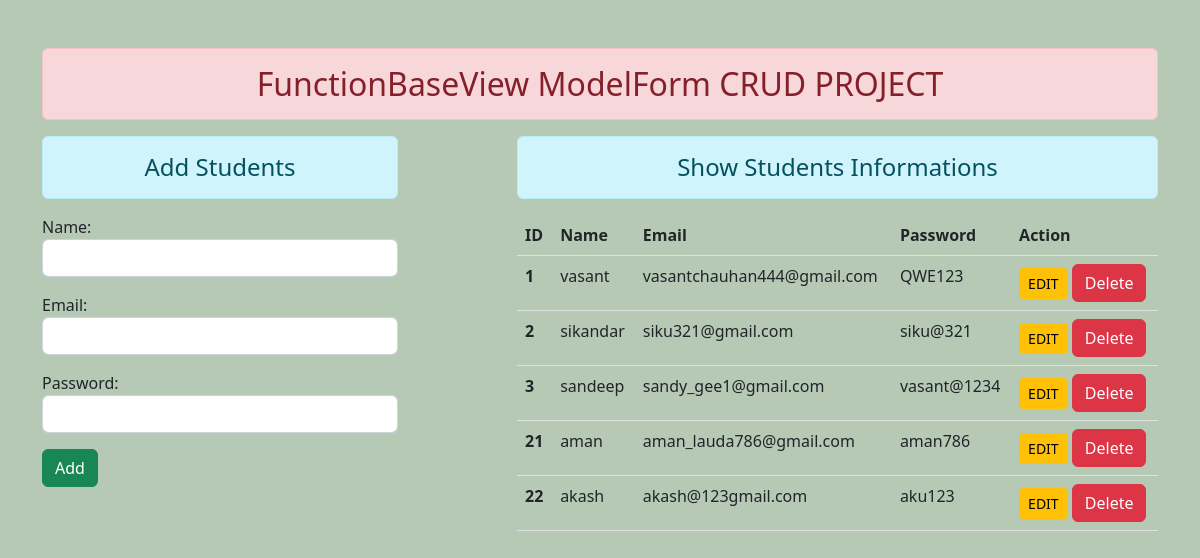
The page / on the database its author committed.
### crud/models.py (models this page shows)
class User(models.Model):
    name = models.CharField(max_length=100)
    email = models.EmailField(max_length=80)
    password = models.CharField(max_length=50)

### crud/views.py (the view)
# urls.py: path('',views.addandshow , name='addandshow'),
def addandshow(request):
    if request.method =='POST':
        fm = StudentRegisteration(request.POST)
        if fm.is_valid():
            nm = fm.cleaned_data['name']
            em = fm.cleaned_data['email']
            ps = fm.cleaned_data['password']
            reg = User(name=nm, email=em, password=ps)
            reg.save()
            fm = StudentRegisteration()
    else:
            fm = StudentRegisteration()
    std = User.objects.all()
    return render(request,'crud/addandshow.html',{'form':fm ,'stud':std})

### crud/forms.py
class StudentRegisteration(forms.ModelForm):
    class Meta:
        model = User
        fields = ('name','email','password')
        widgets = {
            'name':forms.TextInput(attrs={'class':'form-control'}),
            'email':forms.EmailInput(attrs={'class':'form-control'}),
            'password':forms.PasswordInput(render_value=True, attrs={'class':'form-control'}),
        }

### crud/templates/crud/addandshow.html (shortened to what this page needs)
{% extends 'crud/base.html' %}
{% block content %}
<div class="row">
<div class="col-sm-4">
  <h4 class="text-center alert alert-info"> Add Students </h4>
    <form action="" method="POST">
        {{form.as_p}}
        <input type="submit" class="btn btn-success" value="Add">
    </form>
</div>
<div class="col-sm-7 offset-1">
    <h4 class="text-center alert alert-info"> Show Students Informations</h4>
    {% if stud %}
        <table class="table table-hover">
            <thead>
            <tr>
                <th scope="col">ID</th>
                <th scope="col">Name</th>
                <th scope="col">Email</th>
                <th scope="col">Password</th>
                <th scope="col">Action</th>
            </tr>
            </thead>
            <tbody>
                {% for st in stud %}
                <tr>
                    <th>{{st.id}}</th>
                    <td>{{st.name}}</td>
                    <td>{{st.email}}</td>
                    <td>{{st.password}}</td>
                    <td>
                        <a href="{% url 'updatedata' st.id %}" class="btn btn-warning btn-sm">EDIT</a>
                        <form action="{% url 'deletedata' st.id %}" method="POST" class="d-inline">{% csrf_token %}
                            <input type="submit" class="btn btn-danger" value="Delete">
                        </form>
                    </td>
                </tr>
                {% endfor %}
            </tbody>
        </table>
        {% else %}
        <h4 class="text-center alert alert-warning">NO RECORED </h4>
        {% endif%}
</div>
</div>
{% endblock content %}

### crud/templates/crud/base.html (shortened to what this page needs)
<!DOCTYPE html>
{% load static %}
<html lang="en">
<head>
    <link rel="stylesheet" href="{% static 'crud/css/bootstrap.css' %}">
</head>
<body style="background-color:rgb(181, 201, 181)">
    <div class="container mt-5">
        <h2 class ="text-center alert alert-danger">FunctionBaseView ModelForm CRUD PROJECT</h2>
        {% block content %}
        {% endblock content %}
    </div>
</body>
</html>

### rows shown on the page
User: id "1", name "vasant", email "vasantchauhan444@gmail.com", password "QWE123"
User: id "2", name "sikandar", email "siku321@gmail.com", password "siku@321"
User: id "3", name "sandeep", email "sandy_gee1@gmail.com", password "vasant@1234"
User: id "21", name "aman", email "aman_lauda786@gmail.com", password "aman786"
User: id "22", name "akash", email "akash@123gmail.com", password "aku123"
